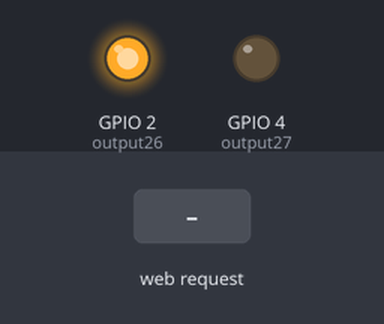
The sketch below on a simulated ESP32. On the bench: output pins drawn as LEDs (lit = HIGH). The inputs (shaded band) are chosen by the test bench. WiFi joins after 1.5 s; servers stay silent unless stated; what the sketch prints to the serial monitor is not drawn.

Above: at 2.7 s.
2.8 s: HTTP request GET /26/off received
At 3.9 s:
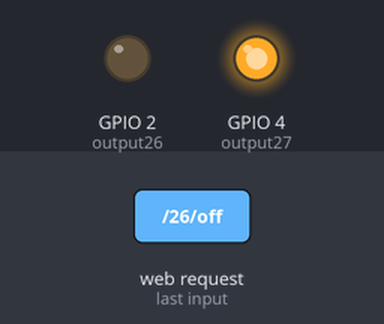
4.3 s: HTTP request GET /26/on received
At 5.0 s:
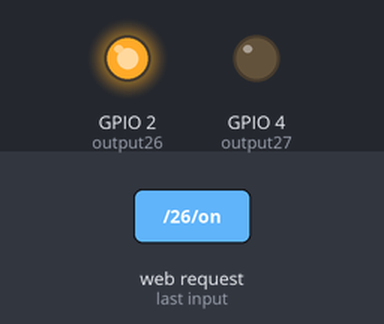
Timing chart, 0 to 7.3 s (numbered marks = the images above; inputs shaded):
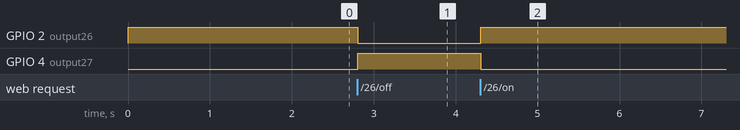

Measured:
- after the input at 2.8 s, GPIO 2 (output26): HIGH → LOW at once; GPIO 4 (output27): LOW → HIGH at once
- after the input at 4.3 s, GPIO 2 (output26): LOW → HIGH at once; GPIO 4 (output27): HIGH → LOW at once

The sketch:

paggingDevice2022v.02.ino
```cpp
// Load Wi-Fi library
#include <WiFi.h>

// Replace with your network credentials
const char* ssid = "Dialog 4G"; //your WiFi Name
const char* password = "sema9454";  //Your Wifi Password

// Set web server port number to 80
WiFiServer server(80);

// Variable to store the HTTP request
String header;

// Auxiliar variables to store the current output state
String output26State = "off";
String output27State = "off";

// Assign output variables to GPIO pins
const int output26 = 2;
const int output27 = 4;

// Current time
unsigned long currentTime = millis();
// Previous time
unsigned long previousTime = 0;
// Define timeout time in milliseconds (example: 2000ms = 2s)
const long timeoutTime = 2000;

void setup() {
  Serial.begin(115200);
  // Initialize the output variables as outputs
  pinMode(output26, OUTPUT);
  pinMode(output27, OUTPUT);
  // Set outputs to LOW
  digitalWrite(output26, HIGH);
  digitalWrite(output27, LOW);

  // Connect to Wi-Fi network with SSID and password
  Serial.print("Connecting to ");
  Serial.println(ssid);
  WiFi.begin(ssid, password);
  while (WiFi.status() != WL_CONNECTED) {
    delay(500);
    Serial.print(".");
  }
  // Print local IP address and start web server
  Serial.println("");
  Serial.println("WiFi connected.");
  Serial.println("IP address: ");
  Serial.println(WiFi.localIP());
  server.begin();
}

void loop(){
  WiFiClient client = server.available();   // Listen for incoming clients

  if (client) {                             // If a new client connects,
    currentTime = millis();
    previousTime = currentTime;
    Serial.println("New Client.");          // print a message out in the serial port
    String currentLine = "";                // make a String to hold incoming data from the client
    while (client.connected() && currentTime - previousTime <= timeoutTime) {  // loop while the client's connected
      currentTime = millis();
      if (client.available()) {             // if there's bytes to read from the client,
        char c = client.read();             // read a byte, then
        Serial.write(c);                    // print it out the serial monitor
        header += c;
        if (c == '\n') {                    // if the byte is a newline character
          // if the current line is blank, you got two newline characters in a row.
          // that's the end of the client HTTP request, so send a response:
          if (currentLine.length() == 0) {
            // HTTP headers always start with a response code (e.g. HTTP/1.1 200 OK)
            // and a content-type so the client knows what's coming, then a blank line:
            client.println("HTTP/1.1 200 OK");
            client.println("Content-type:text/html");
            client.println("Connection: close");
            client.println();

            // turns the GPIOs on and off
            if ((header.indexOf("GET /26/on") >= 0)) {
              Serial.println("GPIO 26 on");
              output26State = "on";
              digitalWrite(output26, HIGH);
              Serial.println("GPIO 27 off");
              output27State = "off";
              digitalWrite(output27, LOW);

            } else if ((header.indexOf("GET /26/off") >= 0)) {
              Serial.println("GPIO 26 off");
              output26State = "off";
              digitalWrite(output26, LOW);
              Serial.println("GPIO 27 on");
              output27State = "on";
              digitalWrite(output27, HIGH);
            }

            // Display the HTML web page
            client.println("<!DOCTYPE html><html>");
            client.println("<head><meta name=\"viewport\" content=\"width=device-width, initial-scale=1\">");
            client.println("<link rel=\"icon\" href=\"data:,\">");
            client.println("<title>M01</title>");
            // CSS to style the on/off buttons
            // Feel free to change the background-color and font-size attributes to fit your preferences
            client.println("<style>html { font-family: Helvetica; display: inline-block; margin: 0px auto; text-align: center;}");
            client.println(".button { background-color: #4CAF50; border: none; color: white; padding: 16px 40px;");
            client.println("text-decoration: none; font-size: 30px; margin: 2px; cursor: pointer;}");
            if (output26State=="off") {
            client.println("body {background-color: #50C878;}");
              }
            else{
               client.println("body {background-color: #ed2939;}");
              }
            client.println("h1 {color: #E6E6FA;}");

            client.println(".button2 {background-color:#ad0e0e;}</style></head>");

            // Web Page Heading
            client.println("<body ><h1>WELCOME TO CAFE... </h1>");

            // Display current state, and ON/OFF buttons for GPIO 26
            //client.println("<p>GPIO 26 - State " + output26State + "</p>");
            // If the output26State is off, it displays the ON button
            if (output26State=="off") {
              client.println("<p><a href=\"/26/on\"><button class=\"button\">ORDER IS READY </button></a></p>");

            } else {
              client.println("<p><a href=\"/26/off\"><button class=\"button button2\"> ORDER BEING PROCESSED</button></a></p>");
            }

            // Display current state, and ON/OFF buttons for GPIO 27
//            client.println("<p>GPIO 27 - State " + output27State + "</p>");
//            // If the output27State is off, it displays the ON button
//            if (output27State=="off") {
//              client.println("<p><a href=\"/27/on\"><button class=\"button\">ON</button></a></p>");
//            } else {
//              client.println("<p><a href=\"/27/off\"><button class=\"button button2\">OFF</button></a></p>");
//            }
            client.println("</body></html>");

            // The HTTP response ends with another blank line
            client.println();
            // Break out of the while loop
            break;
          } else { // if you got a newline, then clear currentLine
            currentLine = "";
          }
        } else if (c != '\r') {  // if you got anything else but a carriage return character,
          currentLine += c;      // add it to the end of the currentLine
        }
      }
    }
    // Clear the header variable
    header = "";
    // Close the connection
    client.stop();
    Serial.println("Client disconnected.");
    Serial.println("");
  }
}
```
